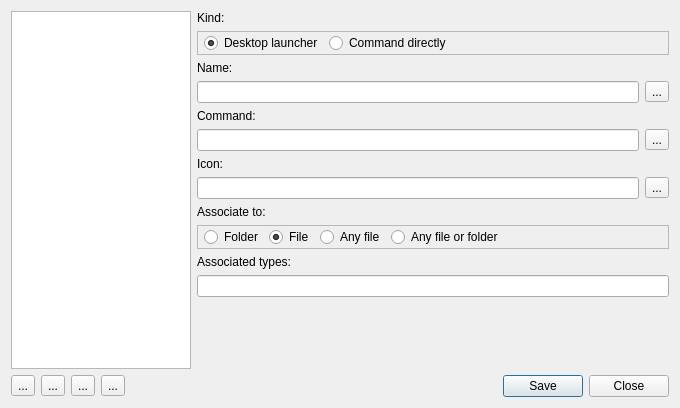
<?xml version="1.0" encoding="UTF-8"?>
<ui version="4.0">
 <class>CustomActionsDlg</class>
 <widget class="QDialog" name="CustomActionsDlg">
  <property name="geometry">
   <rect>
    <x>0</x>
    <y>0</y>
    <width>680</width>
    <height>408</height>
   </rect>
  </property>
  <property name="windowTitle">
   <string>Custom action settings</string>
  </property>
  <layout class="QVBoxLayout" name="verticalLayout_2">
   <item>
    <layout class="QHBoxLayout" name="horizontalLayout_3">
     <item>
      <widget class="QListWidget" name="listWidget">
       <property name="sizePolicy">
        <sizepolicy hsizetype="Fixed" vsizetype="Expanding">
         <horstretch>0</horstretch>
         <verstretch>0</verstretch>
        </sizepolicy>
       </property>
       <property name="minimumSize">
        <size>
         <width>180</width>
         <height>0</height>
        </size>
       </property>
       <property name="maximumSize">
        <size>
         <width>180</width>
         <height>16777215</height>
        </size>
       </property>
      </widget>
     </item>
     <item>
      <layout class="QVBoxLayout" name="verticalLayout">
       <item>
        <widget class="QLabel" name="label">
         <property name="text">
          <string>Kind:</string>
         </property>
        </widget>
       </item>
       <item>
        <widget class="QFrame" name="kindFrame">
         <property name="frameShape">
          <enum>QFrame::StyledPanel</enum>
         </property>
         <property name="frameShadow">
          <enum>QFrame::Raised</enum>
         </property>
         <layout class="QHBoxLayout" name="horizontalLayout_7">
          <property name="leftMargin">
           <number>6</number>
          </property>
          <property name="topMargin">
           <number>1</number>
          </property>
          <property name="rightMargin">
           <number>6</number>
          </property>
          <property name="bottomMargin">
           <number>1</number>
          </property>
          <item>
           <widget class="QRadioButton" name="rbApp">
            <property name="text">
             <string>Desktop launcher</string>
            </property>
            <property name="checked">
             <bool>true</bool>
            </property>
           </widget>
          </item>
          <item>
           <widget class="QRadioButton" name="rbExe">
            <property name="text">
             <string>Command directly</string>
            </property>
           </widget>
          </item>
          <item>
           <spacer name="horizontalSpacer_2">
            <property name="orientation">
             <enum>Qt::Horizontal</enum>
            </property>
            <property name="sizeHint" stdset="0">
             <size>
              <width>132</width>
              <height>20</height>
             </size>
            </property>
           </spacer>
          </item>
         </layout>
        </widget>
       </item>
       <item>
        <widget class="QLabel" name="lbName">
         <property name="text">
          <string>Name:</string>
         </property>
        </widget>
       </item>
       <item>
        <layout class="QHBoxLayout" name="horizontalLayout_6">
         <item>
          <widget class="QLineEdit" name="edName"/>
         </item>
         <item>
          <widget class="QToolButton" name="btSelApp">
           <property name="toolTip">
            <string>Select desktop file...</string>
           </property>
           <property name="text">
            <string>...</string>
           </property>
          </widget>
         </item>
        </layout>
       </item>
       <item>
        <widget class="QLabel" name="label_2">
         <property name="text">
          <string>Command:</string>
         </property>
        </widget>
       </item>
       <item>
        <layout class="QHBoxLayout" name="horizontalLayout_2">
         <item>
          <widget class="QLineEdit" name="edExec"/>
         </item>
         <item>
          <widget class="QToolButton" name="btSelCmd">
           <property name="toolTip">
            <string>Select command...</string>
           </property>
           <property name="text">
            <string>...</string>
           </property>
          </widget>
         </item>
        </layout>
       </item>
       <item>
        <widget class="QLabel" name="label_5">
         <property name="text">
          <string>Icon:</string>
         </property>
        </widget>
       </item>
       <item>
        <layout class="QHBoxLayout" name="horizontalLayout_5">
         <item>
          <widget class="QLineEdit" name="edIcon"/>
         </item>
         <item>
          <widget class="QToolButton" name="btSelIcon">
           <property name="toolTip">
            <string>Select icon...</string>
           </property>
           <property name="text">
            <string>...</string>
           </property>
          </widget>
         </item>
        </layout>
       </item>
       <item>
        <widget class="QLabel" name="label_3">
         <property name="text">
          <string>Associate to:</string>
         </property>
        </widget>
       </item>
       <item>
        <widget class="QFrame" name="radioFrame">
         <property name="frameShape">
          <enum>QFrame::StyledPanel</enum>
         </property>
         <property name="frameShadow">
          <enum>QFrame::Sunken</enum>
         </property>
         <layout class="QHBoxLayout" name="horizontalLayout">
          <property name="leftMargin">
           <number>6</number>
          </property>
          <property name="topMargin">
           <number>1</number>
          </property>
          <property name="rightMargin">
           <number>6</number>
          </property>
          <property name="bottomMargin">
           <number>1</number>
          </property>
          <item>
           <widget class="QRadioButton" name="rbFolder">
            <property name="text">
             <string>Folder</string>
            </property>
           </widget>
          </item>
          <item>
           <widget class="QRadioButton" name="rbFile">
            <property name="text">
             <string>File</string>
            </property>
            <property name="checked">
             <bool>true</bool>
            </property>
           </widget>
          </item>
          <item>
           <widget class="QRadioButton" name="rbAnyFile">
            <property name="text">
             <string>Any file</string>
            </property>
           </widget>
          </item>
          <item>
           <widget class="QRadioButton" name="rbAny">
            <property name="text">
             <string>Any file or folder</string>
            </property>
           </widget>
          </item>
          <item>
           <spacer name="horizontalSpacer">
            <property name="orientation">
             <enum>Qt::Horizontal</enum>
            </property>
            <property name="sizeHint" stdset="0">
             <size>
              <width>289</width>
              <height>20</height>
             </size>
            </property>
           </spacer>
          </item>
         </layout>
        </widget>
       </item>
       <item>
        <widget class="QLabel" name="label_4">
         <property name="text">
          <string>Associated types:</string>
         </property>
        </widget>
       </item>
       <item>
        <widget class="QLineEdit" name="edAsso"/>
       </item>
       <item>
        <spacer name="verticalSpacer">
         <property name="orientation">
          <enum>Qt::Vertical</enum>
         </property>
         <property name="sizeHint" stdset="0">
          <size>
           <width>20</width>
           <height>40</height>
          </size>
         </property>
        </spacer>
       </item>
      </layout>
     </item>
    </layout>
   </item>
   <item>
    <layout class="QHBoxLayout" name="horizontalLayout_4">
     <item>
      <widget class="QToolButton" name="btAdd">
       <property name="toolTip">
        <string>Add item</string>
       </property>
       <property name="text">
        <string>...</string>
       </property>
      </widget>
     </item>
     <item>
      <widget class="QToolButton" name="btDel">
       <property name="toolTip">
        <string>Delete item</string>
       </property>
       <property name="text">
        <string>...</string>
       </property>
      </widget>
     </item>
     <item>
      <widget class="QToolButton" name="btUp">
       <property name="toolTip">
        <string>Move up</string>
       </property>
       <property name="text">
        <string>...</string>
       </property>
      </widget>
     </item>
     <item>
      <widget class="QToolButton" name="btDown">
       <property name="toolTip">
        <string>Move down</string>
       </property>
       <property name="text">
        <string>...</string>
       </property>
      </widget>
     </item>
     <item>
      <widget class="QDialogButtonBox" name="buttonBox">
       <property name="orientation">
        <enum>Qt::Horizontal</enum>
       </property>
       <property name="standardButtons">
        <set>QDialogButtonBox::Close|QDialogButtonBox::Save</set>
       </property>
      </widget>
     </item>
    </layout>
   </item>
  </layout>
 </widget>
 <resources/>
 <connections>
  <connection>
   <sender>buttonBox</sender>
   <signal>accepted()</signal>
   <receiver>CustomActionsDlg</receiver>
   <slot>accept()</slot>
   <hints>
    <hint type="sourcelabel">
     <x>248</x>
     <y>254</y>
    </hint>
    <hint type="destinationlabel">
     <x>157</x>
     <y>274</y>
    </hint>
   </hints>
  </connection>
  <connection>
   <sender>buttonBox</sender>
   <signal>rejected()</signal>
   <receiver>CustomActionsDlg</receiver>
   <slot>reject()</slot>
   <hints>
    <hint type="sourcelabel">
     <x>316</x>
     <y>260</y>
    </hint>
    <hint type="destinationlabel">
     <x>286</x>
     <y>274</y>
    </hint>
   </hints>
  </connection>
 </connections>
</ui>
